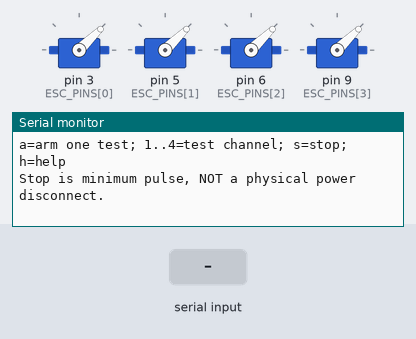
This sketch was run on a simulated Arduino Uno, built with avr-gcc and run on an emulated ATmega328P. Parts: 4 × servo, the last lines printed to the serial monitor. The test bench sets the inputs (shaded band).

Above: at 1.2 s.
1.3 s: "s\n" received over Serial
At 2.5 s:
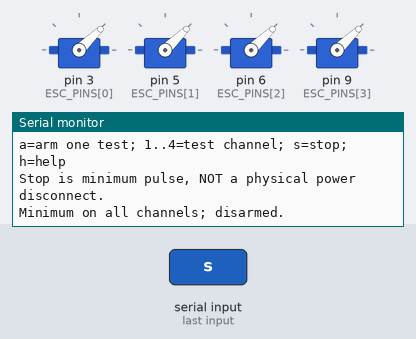
2.8 s: "a\n" received over Serial
At 3.7 s:
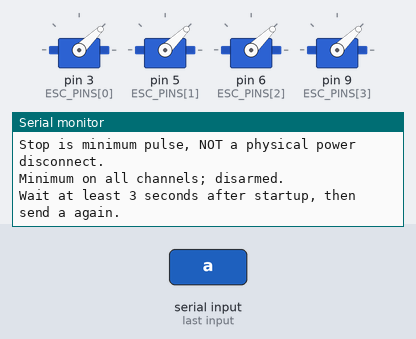
4.3 s: "1\n" received over Serial
At 4.8 s:
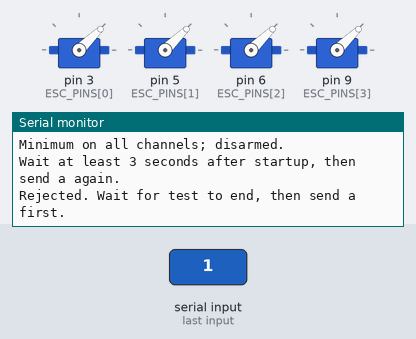

Measured:
- after the input at 1.3 s, the serial monitor: prints a new line at once (image 1)
- after the input at 2.8 s, the serial monitor: prints a new line at once (image 2)
- after the input at 4.3 s, the serial monitor: prints a new line at once (image 3)

The sketch:

esc_bench_test.ino
```cpp
// New propeller-free bench example; NOT original firmware or a flight controller.
// Confirm ESC protocol and pulse widths against its manufacturer documentation.
#include <Arduino.h>
#include <Servo.h>

const byte MOTOR_COUNT = 4;
const byte ESC_PINS[MOTOR_COUNT] = {3, 5, 6, 9};
const int MIN_US = 1000;
const int TEST_US = 1100;
const unsigned long STARTUP_MS = 3000;
const unsigned long TEST_MS = 2000;
const unsigned long ARM_TIMEOUT_MS = 10000;

Servo esc[MOTOR_COUNT];
bool armed = false;
bool testing = false;
unsigned long bootAt = 0;
unsigned long armedAt = 0;
unsigned long testAt = 0;

void stopAll() {
  for (byte i = 0; i < MOTOR_COUNT; ++i) {
    esc[i].writeMicroseconds(MIN_US);
  }
  armed = false;
  testing = false;
}

void printHelp() {
  Serial.println(F("PROPELLERS OFF. Bench example only. 115200 baud."));
  Serial.println(F("a=arm one test; 1..4=test channel; s=stop; h=help"));
  Serial.println(F("Stop is minimum pulse, NOT a physical power disconnect."));
}

void setup() {
  // Preload minimum before attaching to avoid the default servo midpoint pulse.
  for (byte i = 0; i < MOTOR_COUNT; ++i) {
    esc[i].writeMicroseconds(MIN_US);
    esc[i].attach(ESC_PINS[i]);
    esc[i].writeMicroseconds(MIN_US);
  }
  stopAll();
  Serial.begin(115200);
  bootAt = millis();
  printHelp();
}

void loop() {
  const unsigned long now = millis();
  if (testing && now - testAt >= TEST_MS) {
    stopAll();
    Serial.println(F("Test ended. Minimum on all channels; disarmed."));
  } else if (armed && !testing && now - armedAt >= ARM_TIMEOUT_MS) {
    stopAll();
    Serial.println(F("Arm session expired."));
  }

  // Handle one byte per loop so timers are checked even with continuous input.
  if (Serial.available() <= 0) return;
  const char command = static_cast<char>(Serial.read());
  if (command == '\r' || command == '\n' || command == ' ' || command == '\t') return;
  if (command == 's') {
    stopAll();
    Serial.println(F("Minimum on all channels; disarmed."));
  } else if (command == 'h') {
    printHelp();
  } else if (command == 'a') {
    stopAll();
    if (now - bootAt < STARTUP_MS) {
      Serial.println(F("Wait at least 3 seconds after startup, then send a again."));
      return;
    }
    armed = true;
    armedAt = now;
    Serial.println(F("One test enabled for 10 seconds. Send 1..4."));
  } else if (command >= '1' && command <= '4') {
    if (!armed || testing) {
      Serial.println(F("Rejected. Wait for test to end, then send a first."));
      return;
    }
    const byte motor = static_cast<byte>(command - '1');
    for (byte i = 0; i < MOTOR_COUNT; ++i) esc[i].writeMicroseconds(MIN_US);
    esc[motor].writeMicroseconds(TEST_US);
    testing = true;
    testAt = now;
    Serial.print(F("Testing channel "));
    Serial.println(motor + 1);
  } else {
    stopAll();
    Serial.println(F("Unknown command; stopped and disarmed."));
  }
}
```
